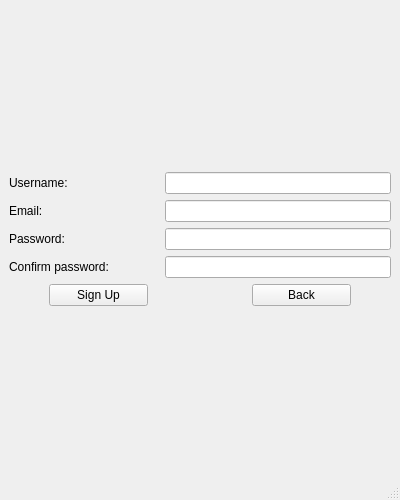
<?xml version="1.0" encoding="UTF-8"?>
<ui version="4.0">
 <class>InitialWindow</class>
 <widget class="QMainWindow" name="InitialWindow">
  <property name="geometry">
   <rect>
    <x>0</x>
    <y>0</y>
    <width>400</width>
    <height>500</height>
   </rect>
  </property>
  <property name="windowTitle">
   <string>Blog</string>
  </property>
  <widget class="QWidget" name="centralwidget">
   <property name="sizePolicy">
    <sizepolicy hsizetype="Maximum" vsizetype="Maximum">
     <horstretch>0</horstretch>
     <verstretch>0</verstretch>
    </sizepolicy>
   </property>
   <layout class="QHBoxLayout" name="horizontalLayout_2">
    <property name="spacing">
     <number>0</number>
    </property>
    <property name="leftMargin">
     <number>0</number>
    </property>
    <property name="topMargin">
     <number>0</number>
    </property>
    <property name="rightMargin">
     <number>0</number>
    </property>
    <property name="bottomMargin">
     <number>0</number>
    </property>
    <item>
     <widget class="QStackedWidget" name="stackedWidget">
      <property name="currentIndex">
       <number>2</number>
      </property>
      <widget class="QWidget" name="initialPage">
       <property name="sizePolicy">
        <sizepolicy hsizetype="Maximum" vsizetype="Maximum">
         <horstretch>0</horstretch>
         <verstretch>0</verstretch>
        </sizepolicy>
       </property>
       <layout class="QVBoxLayout" name="verticalLayout_3">
        <item>
         <layout class="QVBoxLayout" name="verticalLayout">
          <item>
           <spacer name="verticalSpacer">
            <property name="orientation">
             <enum>Qt::Vertical</enum>
            </property>
            <property name="sizeType">
             <enum>QSizePolicy::Expanding</enum>
            </property>
            <property name="sizeHint" stdset="0">
             <size>
              <width>20</width>
              <height>40</height>
             </size>
            </property>
           </spacer>
          </item>
          <item>
           <widget class="QLabel" name="label">
            <property name="sizePolicy">
             <sizepolicy hsizetype="Minimum" vsizetype="Minimum">
              <horstretch>0</horstretch>
              <verstretch>0</verstretch>
             </sizepolicy>
            </property>
            <property name="minimumSize">
             <size>
              <width>200</width>
              <height>200</height>
             </size>
            </property>
            <property name="styleSheet">
             <string notr="true">image: url(:/logo/Images/logo.png);</string>
            </property>
            <property name="text">
             <string/>
            </property>
           </widget>
          </item>
          <item>
           <spacer name="verticalSpacer_2">
            <property name="orientation">
             <enum>Qt::Vertical</enum>
            </property>
            <property name="sizeType">
             <enum>QSizePolicy::Expanding</enum>
            </property>
            <property name="sizeHint" stdset="0">
             <size>
              <width>20</width>
              <height>40</height>
             </size>
            </property>
           </spacer>
          </item>
         </layout>
        </item>
        <item>
         <layout class="QVBoxLayout" name="verticalLayout_2">
          <item>
           <widget class="QPushButton" name="signInBtn">
            <property name="text">
             <string>Sign In</string>
            </property>
           </widget>
          </item>
          <item>
           <widget class="QPushButton" name="signUpBtn">
            <property name="text">
             <string>Sign Up</string>
            </property>
           </widget>
          </item>
          <item>
           <widget class="QPushButton" name="exitBtn">
            <property name="text">
             <string>Exit</string>
            </property>
           </widget>
          </item>
         </layout>
        </item>
       </layout>
      </widget>
      <widget class="QWidget" name="logInPage">
       <widget class="QWidget" name="verticalLayoutWidget">
        <property name="geometry">
         <rect>
          <x>110</x>
          <y>180</y>
          <width>160</width>
          <height>166</height>
         </rect>
        </property>
        <layout class="QVBoxLayout" name="verticalLayout_4">
         <item>
          <widget class="QLabel" name="label_2">
           <property name="layoutDirection">
            <enum>Qt::LeftToRight</enum>
           </property>
           <property name="text">
            <string>Username</string>
           </property>
           <property name="alignment">
            <set>Qt::AlignCenter</set>
           </property>
          </widget>
         </item>
         <item>
          <widget class="QLineEdit" name="loginUsernameText"/>
         </item>
         <item>
          <widget class="QLabel" name="label_3">
           <property name="text">
            <string>Password</string>
           </property>
           <property name="alignment">
            <set>Qt::AlignCenter</set>
           </property>
          </widget>
         </item>
         <item>
          <widget class="QLineEdit" name="loginPasswdText"/>
         </item>
         <item>
          <widget class="QPushButton" name="loginSignInBtn">
           <property name="text">
            <string>Sign In</string>
           </property>
          </widget>
         </item>
         <item>
          <widget class="QPushButton" name="loginBackBtn">
           <property name="text">
            <string>Back</string>
           </property>
          </widget>
         </item>
        </layout>
       </widget>
      </widget>
      <widget class="QWidget" name="registerPage">
       <layout class="QVBoxLayout" name="verticalLayout_16">
        <item>
         <layout class="QVBoxLayout" name="verticalLayout_5">
          <item>
           <layout class="QHBoxLayout" name="horizontalLayout_22">
            <item>
             <widget class="QLabel" name="label_26">
              <property name="sizePolicy">
               <sizepolicy hsizetype="Preferred" vsizetype="Preferred">
                <horstretch>0</horstretch>
                <verstretch>0</verstretch>
               </sizepolicy>
              </property>
              <property name="minimumSize">
               <size>
                <width>150</width>
                <height>0</height>
               </size>
              </property>
              <property name="layoutDirection">
               <enum>Qt::LeftToRight</enum>
              </property>
              <property name="text">
               <string>Username:</string>
              </property>
              <property name="alignment">
               <set>Qt::AlignLeading|Qt::AlignLeft|Qt::AlignVCenter</set>
              </property>
             </widget>
            </item>
            <item>
             <widget class="QLineEdit" name="rgsUsernameText">
              <property name="sizePolicy">
               <sizepolicy hsizetype="Expanding" vsizetype="Fixed">
                <horstretch>0</horstretch>
                <verstretch>0</verstretch>
               </sizepolicy>
              </property>
             </widget>
            </item>
           </layout>
          </item>
          <item>
           <layout class="QHBoxLayout" name="horizontalLayout_24">
            <item>
             <widget class="QLabel" name="label_28">
              <property name="minimumSize">
               <size>
                <width>150</width>
                <height>0</height>
               </size>
              </property>
              <property name="text">
               <string>Email:</string>
              </property>
              <property name="alignment">
               <set>Qt::AlignLeading|Qt::AlignLeft|Qt::AlignVCenter</set>
              </property>
             </widget>
            </item>
            <item>
             <widget class="QLineEdit" name="rgsEmailText"/>
            </item>
           </layout>
          </item>
          <item>
           <layout class="QHBoxLayout" name="horizontalLayout_23">
            <item>
             <widget class="QLabel" name="label_27">
              <property name="minimumSize">
               <size>
                <width>150</width>
                <height>0</height>
               </size>
              </property>
              <property name="text">
               <string>Password:</string>
              </property>
              <property name="alignment">
               <set>Qt::AlignLeading|Qt::AlignLeft|Qt::AlignVCenter</set>
              </property>
             </widget>
            </item>
            <item>
             <widget class="QLineEdit" name="rgsPasswdText"/>
            </item>
           </layout>
          </item>
          <item>
           <layout class="QHBoxLayout" name="horizontalLayout_26">
            <item>
             <widget class="QLabel" name="label_29">
              <property name="minimumSize">
               <size>
                <width>150</width>
                <height>0</height>
               </size>
              </property>
              <property name="text">
               <string>Confirm password:</string>
              </property>
              <property name="alignment">
               <set>Qt::AlignLeading|Qt::AlignLeft|Qt::AlignVCenter</set>
              </property>
             </widget>
            </item>
            <item>
             <widget class="QLineEdit" name="rgsConfPasswdText"/>
            </item>
           </layout>
          </item>
          <item>
           <layout class="QHBoxLayout" name="horizontalLayout_25">
            <item>
             <spacer name="horizontalSpacer_13">
              <property name="orientation">
               <enum>Qt::Horizontal</enum>
              </property>
              <property name="sizeType">
               <enum>QSizePolicy::Minimum</enum>
              </property>
              <property name="sizeHint" stdset="0">
               <size>
                <width>40</width>
                <height>20</height>
               </size>
              </property>
             </spacer>
            </item>
            <item>
             <widget class="QPushButton" name="rgsSignUpBtn">
              <property name="sizePolicy">
               <sizepolicy hsizetype="Expanding" vsizetype="Fixed">
                <horstretch>0</horstretch>
                <verstretch>0</verstretch>
               </sizepolicy>
              </property>
              <property name="text">
               <string>Sign Up</string>
              </property>
             </widget>
            </item>
            <item>
             <spacer name="horizontalSpacer_14">
              <property name="orientation">
               <enum>Qt::Horizontal</enum>
              </property>
              <property name="sizeHint" stdset="0">
               <size>
                <width>40</width>
                <height>20</height>
               </size>
              </property>
             </spacer>
            </item>
            <item>
             <widget class="QPushButton" name="rgsBackBtn">
              <property name="sizePolicy">
               <sizepolicy hsizetype="Expanding" vsizetype="Fixed">
                <horstretch>0</horstretch>
                <verstretch>0</verstretch>
               </sizepolicy>
              </property>
              <property name="text">
               <string>Back</string>
              </property>
             </widget>
            </item>
            <item>
             <spacer name="horizontalSpacer_15">
              <property name="orientation">
               <enum>Qt::Horizontal</enum>
              </property>
              <property name="sizeType">
               <enum>QSizePolicy::Minimum</enum>
              </property>
              <property name="sizeHint" stdset="0">
               <size>
                <width>40</width>
                <height>20</height>
               </size>
              </property>
             </spacer>
            </item>
           </layout>
          </item>
         </layout>
        </item>
       </layout>
      </widget>
     </widget>
    </item>
   </layout>
  </widget>
  <widget class="QMenuBar" name="menubar">
   <property name="geometry">
    <rect>
     <x>0</x>
     <y>0</y>
     <width>400</width>
     <height>22</height>
    </rect>
   </property>
  </widget>
  <widget class="QStatusBar" name="statusbar"/>
 </widget>
 <resources/>
 <connections>
  <connection>
   <sender>exitBtn</sender>
   <signal>clicked()</signal>
   <receiver>InitialWindow</receiver>
   <slot>close()</slot>
   <hints>
    <hint type="sourcelabel">
     <x>199</x>
     <y>455</y>
    </hint>
    <hint type="destinationlabel">
     <x>199</x>
     <y>249</y>
    </hint>
   </hints>
  </connection>
 </connections>
</ui>
